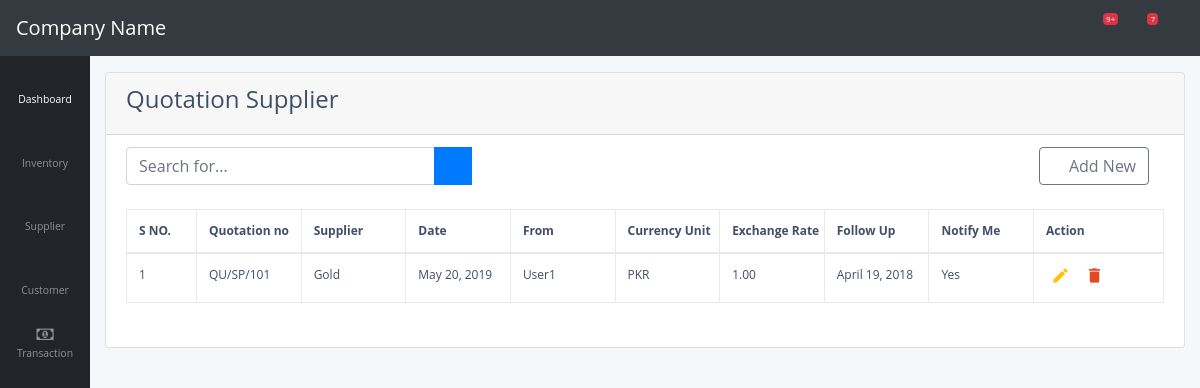
Screenshot of /supplier/quotation/ with the database file from the repository.
### supplier/models.py (models this page shows)
class QuotationHeaderSupplier(models.Model):
    quotation_no = models.CharField(max_length = 100)
    date = models.DateField(default = datetime.date.today)
    attn = models.CharField(max_length = 100)
    prc_basis = models.CharField(max_length = 100)
    leadtime = models.CharField(max_length = 100)
    validity = models.CharField(max_length = 100)
    payment = models.CharField(max_length = 100)
    remarks = models.CharField(max_length = 100)
    currency = models.CharField(max_length = 100)
    exchange_rate = models.DecimalField(max_digits = 8, decimal_places = 2)
    follow_up = models.DateField(blank = True)
    show_notification = models.BooleanField(default = True)
    account_id = models.ForeignKey(ChartOfAccount, models.SET_NULL,blank=True,null=True,)

### transaction/models.py (models this page shows)
class ChartOfAccount(models.Model):
    account_title = models.CharField(max_length = 100, unique = True)
    account_type = models.CharField(max_length = 100)
    opening_balance = models.DecimalField(max_digits = 8, decimal_places = 2)
    phone_no = models.CharField(max_length = 100)
    email_address = models.CharField(max_length = 100)
    ntn = models.CharField(max_length = 100)
    Address = models.CharField(max_length = 200)
    remarks = models.CharField(max_length = 100)

### supplier/views.py (the view)
# urls.py: path('quotation/', views.quotation_supplier, name = 'quotation-supplier'),
def quotation_supplier(request):
    all_quotation = QuotationHeaderSupplier.objects.all()
    return render(request, 'supplier/quotation_supplier.html',{'all_quotation':all_quotation})

### supplier/templates/supplier/quotation_supplier.html
{% extends "supplier/base.html" %}
{% load crispy_forms_tags %}
{% block body %}
<div class="card" style="width: 100%;">
<div class="card-header">
  <h4>Quotation Supplier</h4>
</div>
<ul class="list-group list-group-flush">
  <li class="list-group-item">
    <div class="input-group">
      <input type="text" class="form-control col-md-4" placeholder="Search for..." aria-label="Search" aria-describedby="basic-addon2">
      <div class="input-group-append">
        <button class="btn btn-primary" type="button">
          <i class="fas fa-search"></i>
        </button>
      </div>
      <div class="col-md-8">
        <a role="button" href="{% url 'new-quotation-supplier' %}" style="float:right;" class="btn btn-outline-secondary" name="button"><i class="fas fa-plus"></i> Add New</a>
      </div>
    </div>
    <br>
    <div class="table table-responsive content-loader">
      <table class="table table-bordered" id="dataTable">
          <thead>
              <tr>
                  <th width="70px" >S NO.</th>
                  <th >Quotation no</th>
                  <th >Supplier</th>
                  <th >Date</th>
                  <th >From</th>
                  <th >Currency Unit</th>
                  <th >Exchange Rate</th>
                  <th >Follow Up</th>
                  <th >Notify Me</th>
                  <th >Action</th>
              </tr>
          </thead>
          <tbody>
          {% for value in all_quotation reversed %}
            <tr>
                <td>{{ forloop.counter }}</td>
                <td> {{ value.quotation_no }} </td>
                <td> {{ value.account_id.account_title }} </td>
                <td> {{ value.date }} </td>
                <td> User1  </td>
                <td> {{ value.currency }} </td>
                <td> {{ value.exchange_rate }} </td>
                <td> {{ value.follow_up }} </td>
                <td>
                  {% if value.show_notification == True %}
                    Yes
                  {% else %}
                    No
                  {% endif %}
                </td>
                <td><a class="edit_list" href="{% url 'edit-quotation-supplier' pk=value.id %}" data-toggle=""><i class="material-icons">&#xE254;</i></a><a class="delete-all"  data-toggle="tooltip"><i class="material-icons">&#xE872;</i></a></td>
            </tr>
          {% endfor %}
          </tbody>
      </table>
    </div>
  </li>
</ul>
</div>
{% endblock body %}

### supplier/static/supplier/css/table.css (style rules this page uses)
body { color: #404E67; background: #F5F7FA; font-family: 'Open Sans', sans-serif; }
table.table { table-layout: fixed; }
table.table tr th, table.table tr td { border-color: #e9e9e9; }
table.table th:last-child { width: 130px; }
table.table td a { cursor: pointer; display: inline-block; margin: 0 5px; min-width: 24px; }
table.table td a.edit_list { color: #FFC107; }
table.table td a.delete-all { color: #E34724; }
table.table td i { font-size: 19px; }
table.table thead tr th { white-space: nowrap; overflow: hidden; font-size: 14px; }
table.table tbody tr td { white-space: nowrap; overflow: hidden; text-overflow:ellipsis; font-size: 12px; }
table.table thead tr th { font-size:12px; }
#t_table, th, td { border: 1px solid; }

### rows the page displays
QuotationHeaderSupplier: quotation_no "QU/SP/101", account_id.account_title "Gold", date "May 20, 2019", currency "PKR", exchange_rate "1.00", follow_up "April 19, 2018", show_notification "Yes"
